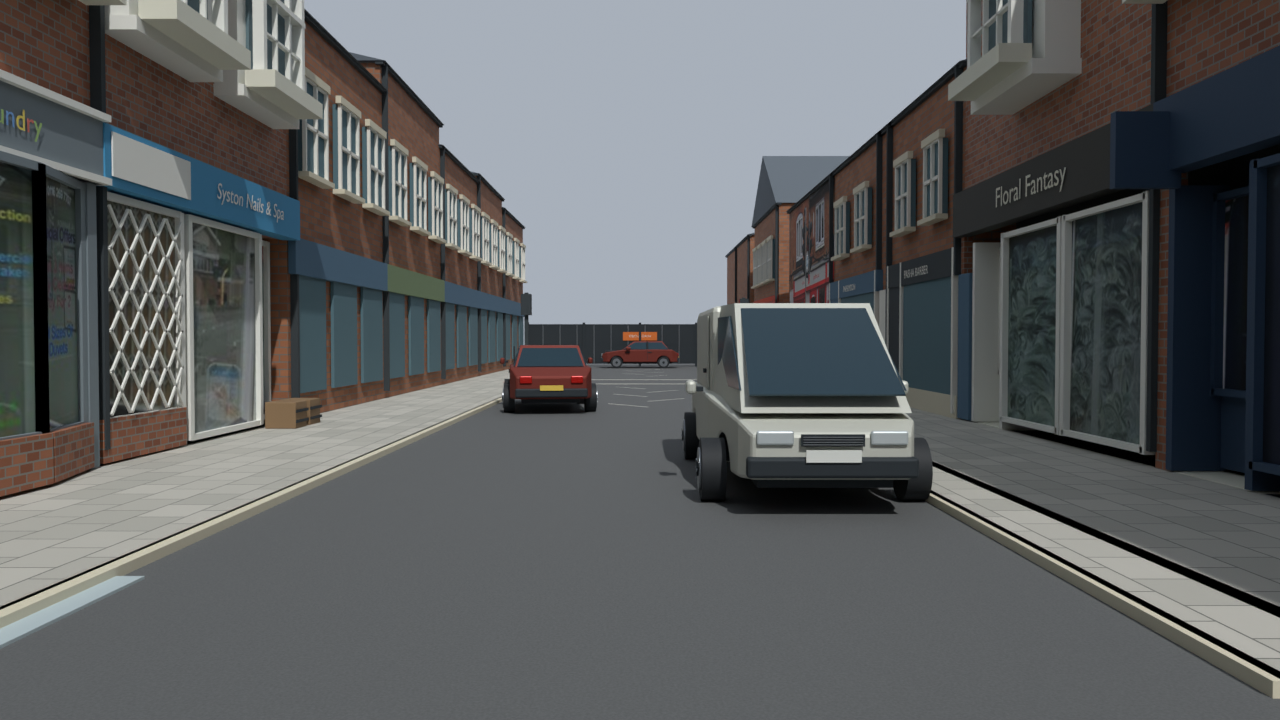
#> input picture recon/v32/02_street_combat_before.png, 1280 x 720 px, found by its file name
$ python gallery_street_combat_v31.py
#> lines starting #> are read from the running program, lines starting #| are printed output that depends on the picture
"""Compact labelled street comparison; rendered stills, not a fly-through."""
from pathlib import Path
import subprocess,json,html
from PIL import Image,ImageDraw,ImageFont
ROOT=Path(__file__).resolve().parents[1];dest=ROOT/'recon/v31';work=ROOT/'build/v31-video';work.mkdir(exist_ok=True)
segments=[('02_street_combat_before.png','BEFORE: open street',2),('02_street_combat_after.png','AFTER: staggered vehicles / clear escape routes',3),('02_street_combat_highlight.png','NEW street geometry highlighted in gold',3),('01_pub_vehicle_after.png','Parked car outside the pub / clear doorway',3),('03_van_and_pavement_after.png','Delivery van cover / open pavement',3),('04_wreck_crossing_after.png','Damaged car / crossing kept clear',3),('05_street_end_after.png','Wreck, roadblocks and closed street boundary',3),('07_lane_gate_after.png','Closed service-lane end / future reward proposal',3),('08_street_plan_highlight.png','Layout overview / Zombies first',3)]
font=ImageFont.truetype('C:/Windows/Fonts/arial.ttf',28);small=ImageFont.truetype('C:/Windows/Fonts/arial.ttf',18);clips=[]
for i,(name,title,duration) in enumerate(segments):
 im=Image.open(dest/name).convert('RGB');im.thumbnail((1280,650));canvas=Image.new('RGB',(1280,720),(17,22,27));canvas.paste(im,((1280-im.width)//2,0));d=ImageDraw.Draw(canvas);d.text((25,657),title,font=font,fill='white');d.text((25,697),'BLENDER v31 | street mapping review | engine conversion pending',font=small,fill=(172,190,200));p=work/f'{i:02d}.png';canvas.save(p);clip=work/f'{i:02d}.mp4';clips.append(clip)
#> after `canvas = Image.new('RGB', (1280, 720), (17, 22, 27))`:
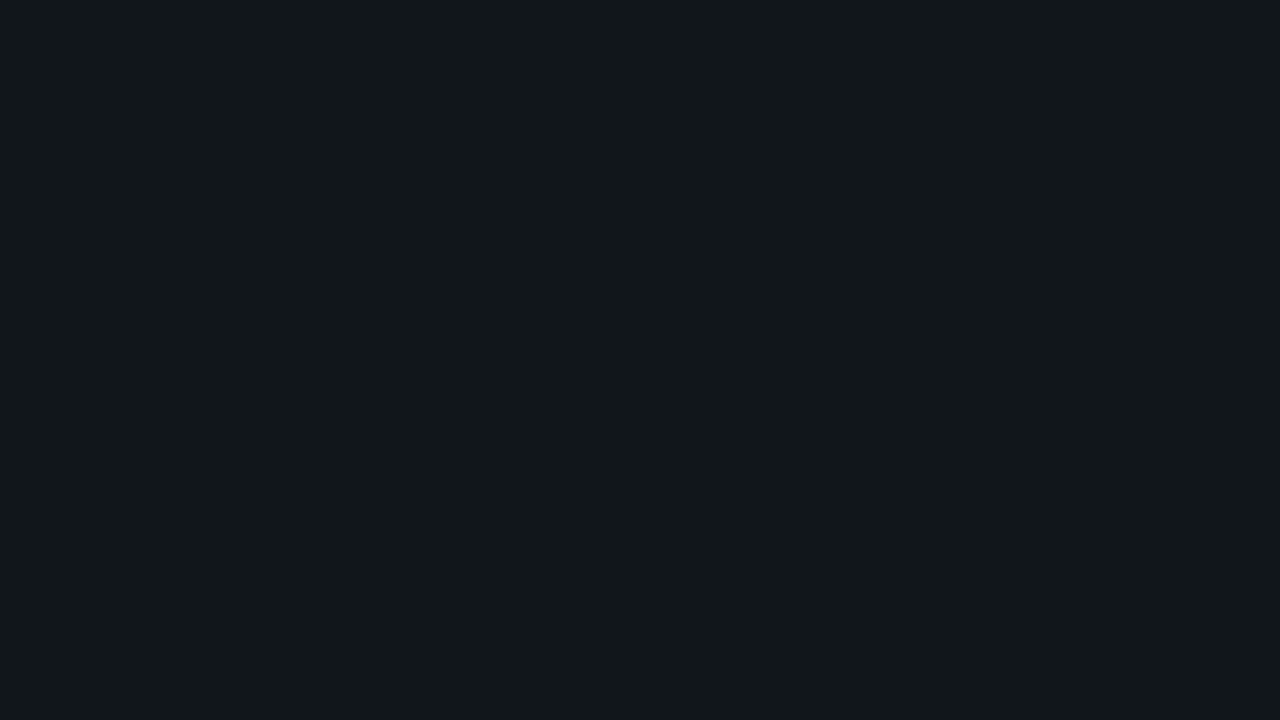
#> canvas: PIL image 1280x720 RGB; mean R, G, B 17, 22, 27
#> after `canvas.paste(im, ((1280 - im.width) // 2, 0))`:
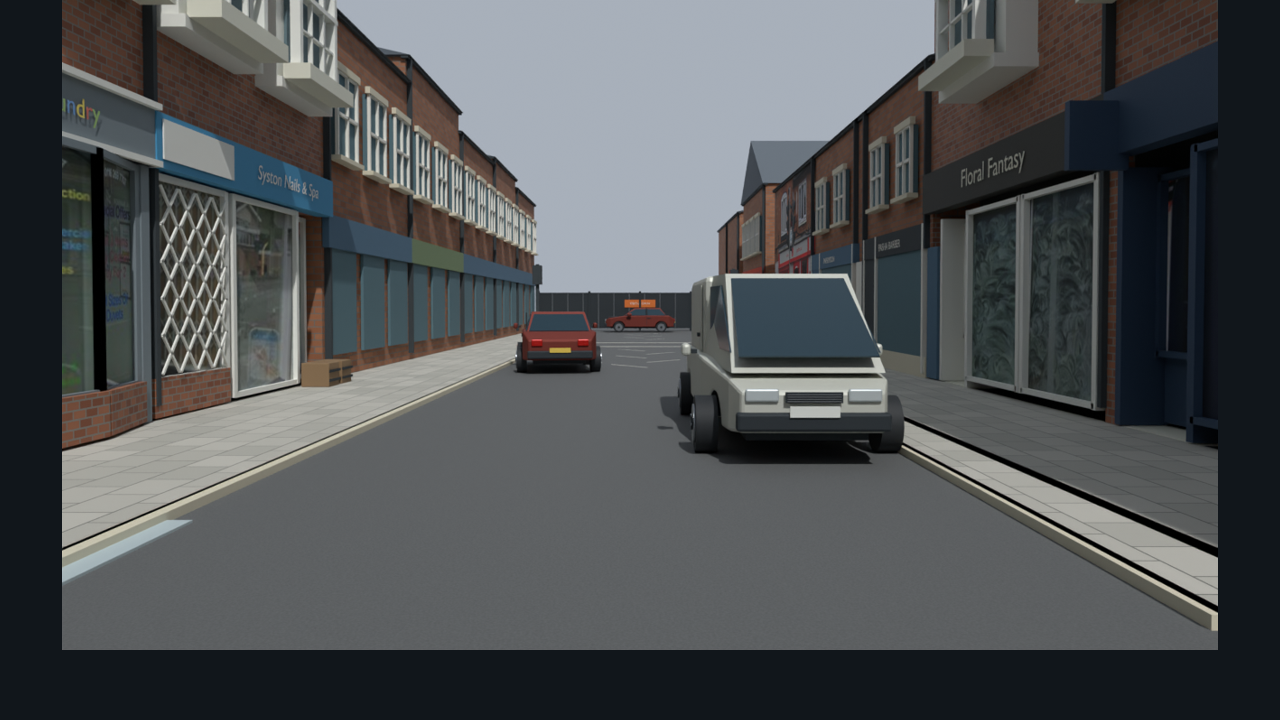
#> canvas: PIL image 1280x720 RGB; mean R, G, B 79.6, 82.1, 83.8
#> after `im = Image.open(dest / name).convert('RGB')`:
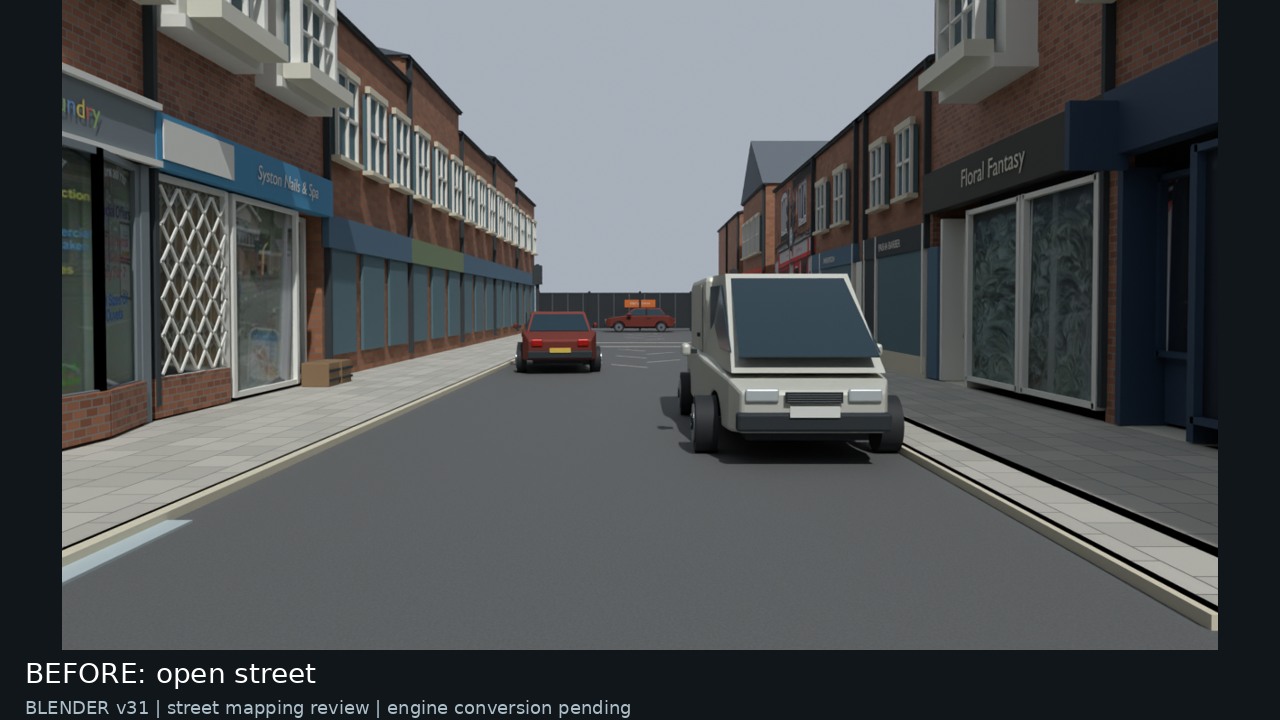
#> saved as 00.png: PIL image 1280x720 RGB; mean R, G, B 80.4, 83, 84.7
 subprocess.run(['C:/ffmpeg/ffmpeg.exe','-hide_banner','-loglevel','error','-y','-loop','1','-framerate','24','-i',str(p),'-t',str(duration),'-vf',"zoompan=z='min(zoom+0.0004,1.02)':x='iw/2-iw/zoom/2':y='ih/2-ih/zoom/2':d=1:s=1280x720:fps=24",'-c:v','libx264','-preset','fast','-crf','24','-pix_fmt','yuv420p','-an',str(clip)],check=True)
#> (this line was passed over: subprocess is not available in this run)
#> pass 3 of the loop `for i,(name,title,duration) in enumerate(segments):`:
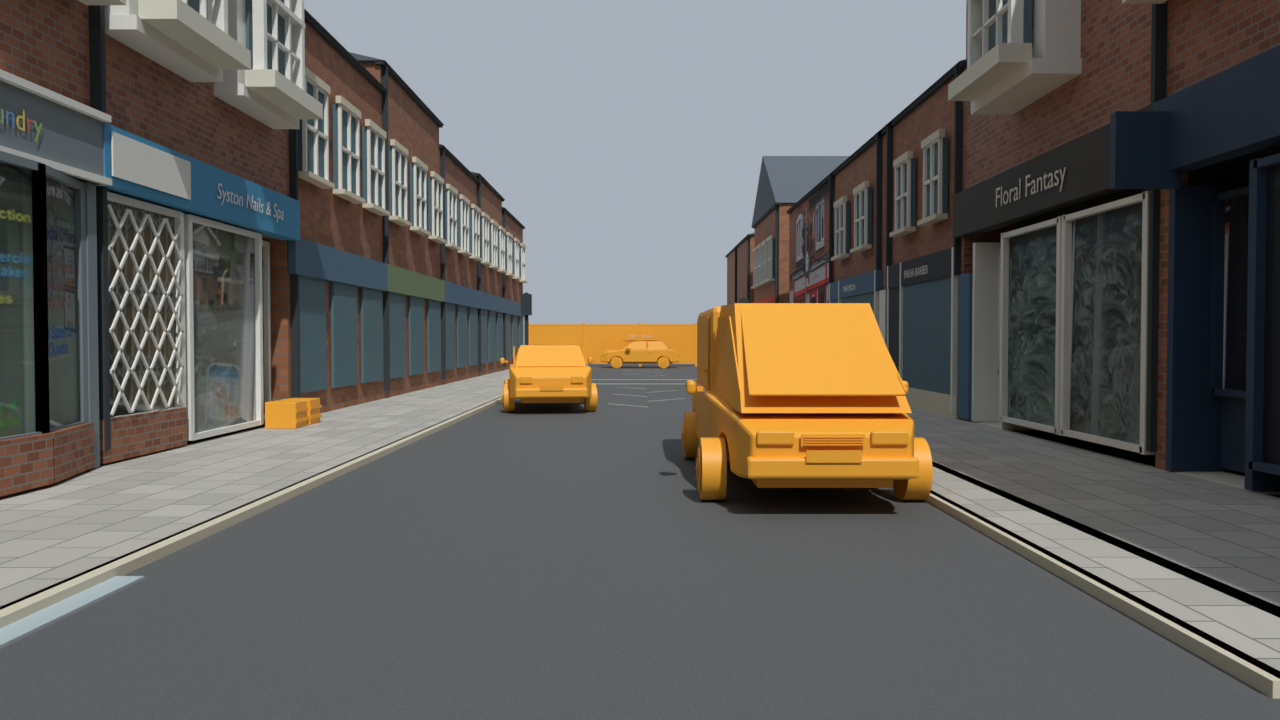
#> input picture recon/v31/02_street_combat_highlight.png, 1280 x 720 px
#> im: PIL image 1280x720 RGB
#> im: PIL image 1156x650 RGB
#> `canvas.paste(im, ((1280 - im.width) // 2, 0))`:
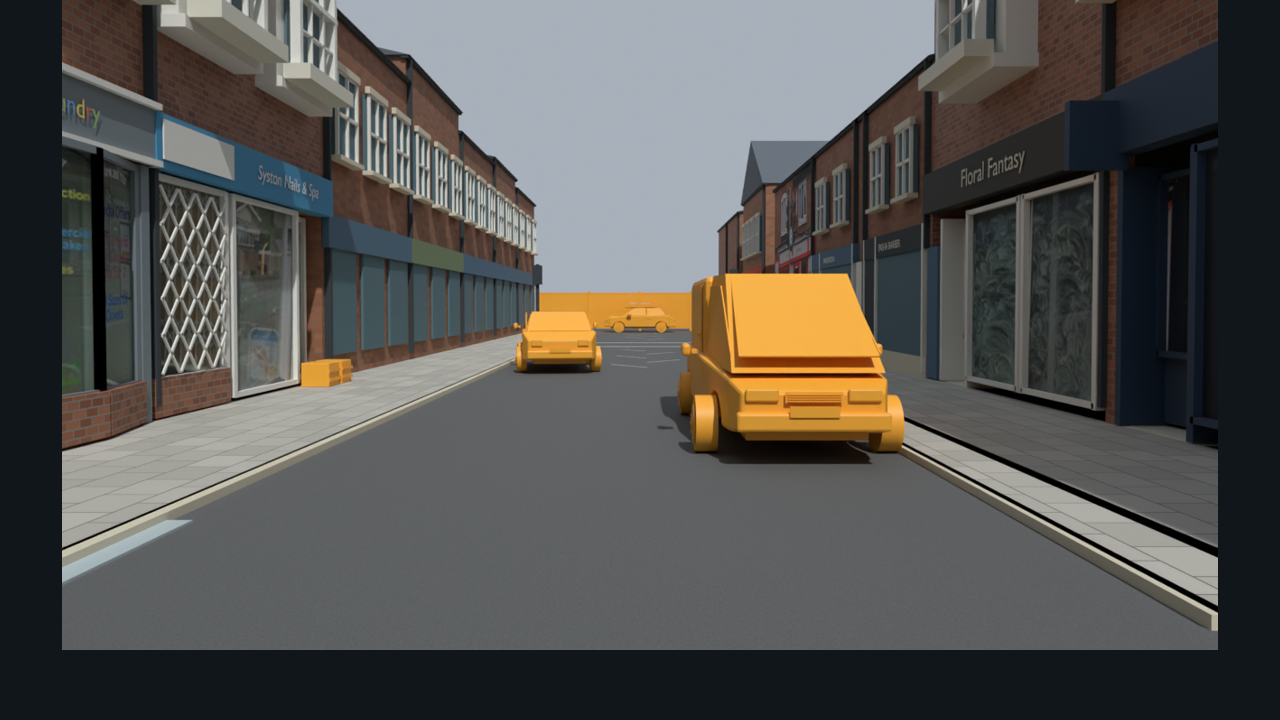
#> canvas: PIL image 1280x720 RGB; mean R, G, B 86.2, 85, 82.3
#> `im = Image.open(dest / name).convert('RGB')`:
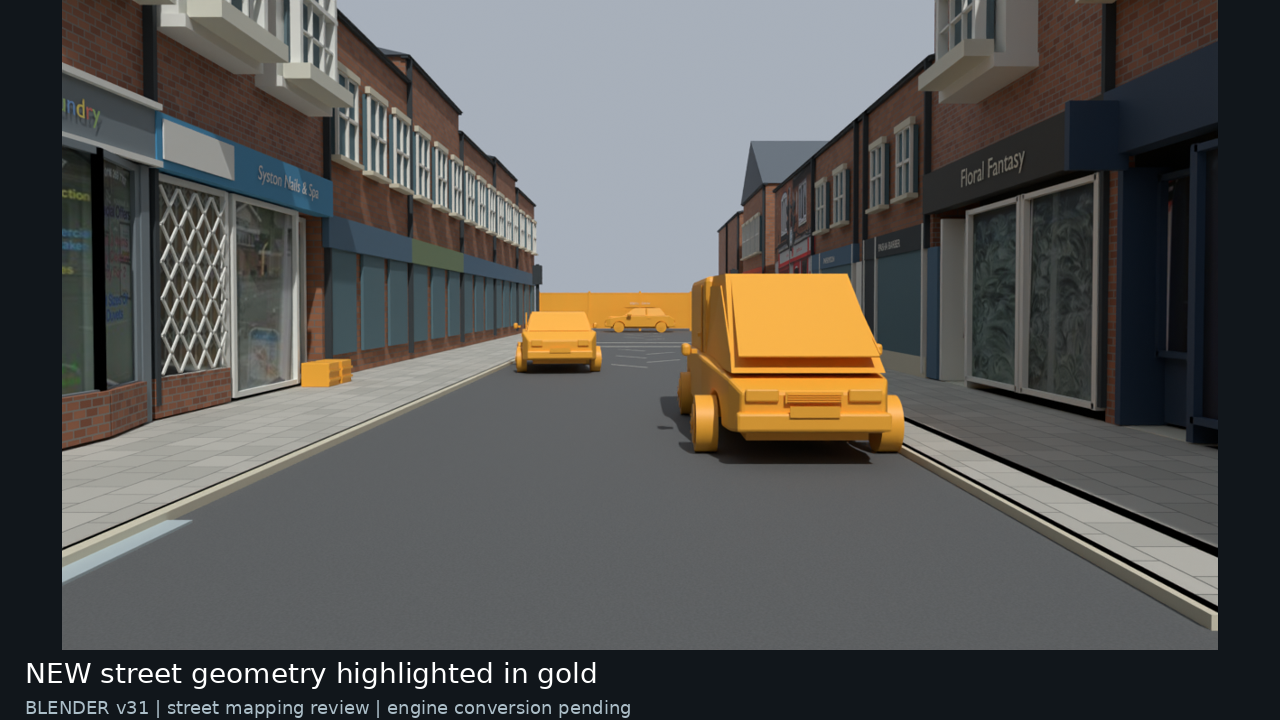
#> saved as 02.png: PIL image 1280x720 RGB; mean R, G, B 87.5, 86.2, 83.5
#> (the run stopped early here; a loop or call above may not have finished)
